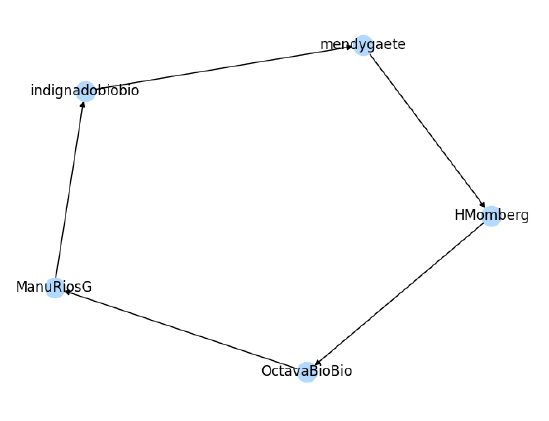

The script that saved this image:
import networkx as nx
import matplotlib.pyplot as plt

if __name__ == '__main__':

    x = ["ManuRiosG",
         "indignadobiobio",
         "mendygaete",
         "HMomberg",
         "OctavaBioBio"]
    G = nx.DiGraph()
    G.add_edge(x[0], x[1])
    G.add_edge(x[1], x[2])
    G.add_edge(x[2], x[3])
    G.add_edge(x[3], x[4])
    G.add_edge(x[4], x[0])

    nx.draw(G, node_color='#b3d9ff', with_labels=True)
    plt.show()
    plt.savefig("SCC.png")
